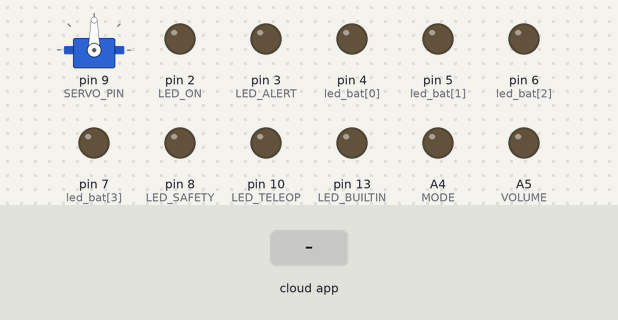
Bench run of a sketch on a simulated Arduino Uno, built with avr-gcc and run on an emulated ATmega328P. Parts: servo, output pins drawn as LEDs (lit = HIGH). The test bench sets the inputs (shaded band). The ROS host is connected and sends only what is stated.

Above: at 1.2 s.
1.3 s: the phone or cloud app sets servo to 0
At 3.2 s:
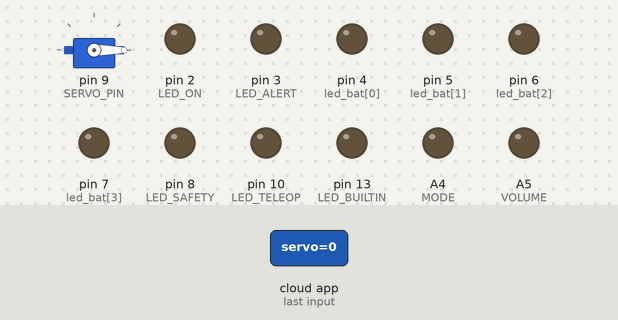
3.6 s: the phone or cloud app sets on to 1
At 4.3 s:
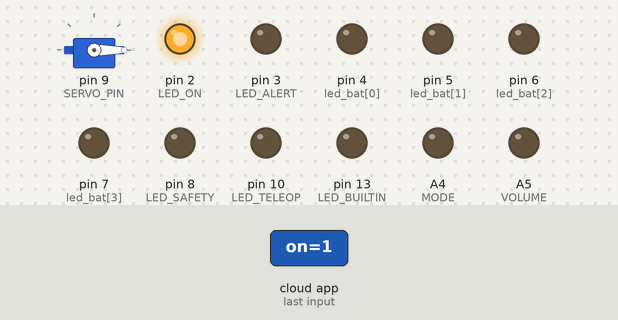
5.1 s: the phone or cloud app sets servo to 180
At 7.0 s:
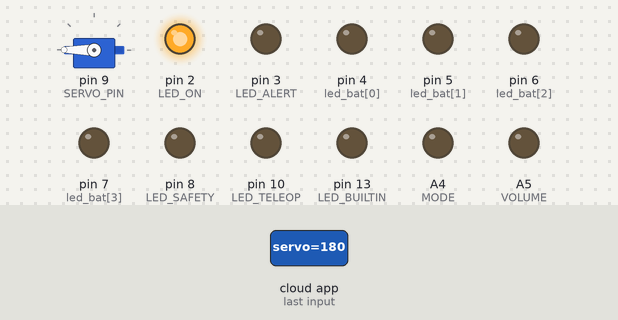
8.1 s: the phone or cloud app sets on to 0
At 8.9 s:
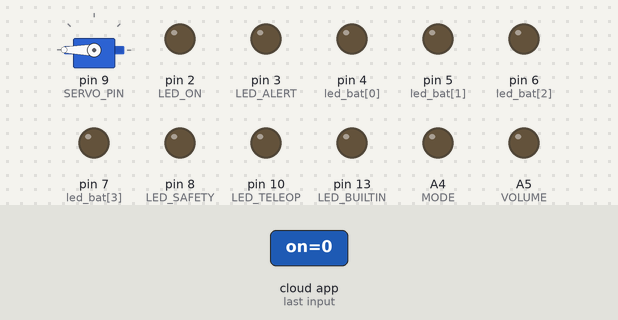
9.6 s: the phone or cloud app sets servo to 0
At 9.76 s:
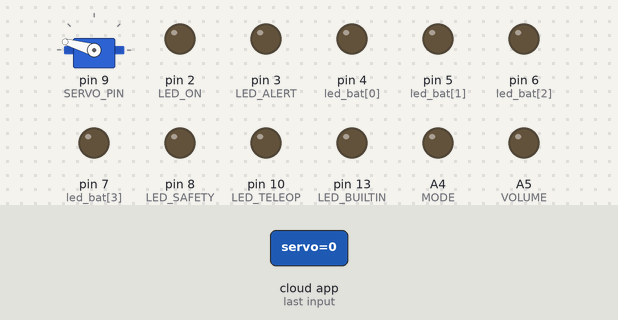
Timing chart, 0 to 12.7 s (numbered marks = the images above; inputs shaded):
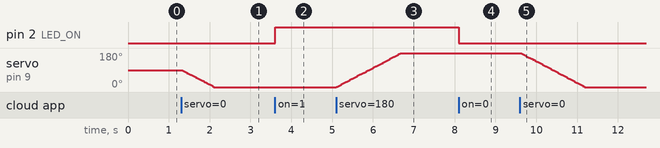

Measured:
- after the input at 1.3 s, servo on pin 9 (SERVO_PIN): moves from 90° to 0° over 0.80 s, starting at once
- after the input at 3.6 s, pin 2 (LED_ON): LOW → HIGH at once
- after the input at 5.1 s, servo on pin 9 (SERVO_PIN): moves from 0° to 180° over 1.6 s, starting at once
- after the input at 8.1 s, pin 2 (LED_ON): HIGH → LOW at once
- after the input at 9.6 s, servo on pin 9 (SERVO_PIN): moves from 180° to 0° over 1.6 s, starting at once

The sketch:

ServoLeds.ino
```cpp
/*
   rosserial Servo Control Example

   This sketch demonstrates the control of hobby R/C servos
   using ROS and the arduiono

   For the full tutorial write up, visit
   www.ros.org/wiki/rosserial_arduino_demos

   For more information on the Arduino Servo Library
   Checkout :
   http://www.arduino.cc/en/Reference/Servo
*/

#if (ARDUINO >= 100)
#include <Arduino.h>
#else
#include <WProgram.h>
#endif

#include <Servo.h>
#include <ros.h>
#include <std_msgs/Int16.h>
#include <std_msgs/UInt8.h>
#include <std_msgs/Bool.h>

// LEDS
#define LED_ON    2
#define LED_ALERT 3
int led_bat[4] = {4, 5, 6, 7};
#define LED_SAFETY 8
#define LED_TELEOP 10
//SERVO
#define SERVO_PIN 9
// SPEAKER
#define MODE A4
#define VOLUME A5
int oldpos = 90;
int pos = 90;
int newpos = 90;
unsigned long previousMillis = 0;
const long interval = 8;//delay for servo 'step'
ros::NodeHandle  nh;


Servo servo;

void servo_cb( const std_msgs::Int16 & cmd_msg) {
  newpos = cmd_msg.data;


  //servo.write(cmd_msg.data); //set servo angle, should be from 0-180
  //digitalWrite(13, HIGH - digitalRead(13)); //toggle led

}

void led_on_cb( const std_msgs::Bool & cmd_msg) {
  digitalWrite(LED_ON, cmd_msg.data); //set led
}
void led_alert_cb( const std_msgs::Bool & cmd_msg) {
  digitalWrite(LED_ALERT, cmd_msg.data); //set led
}
void led_safety_cb( const std_msgs::Bool & cmd_msg) {
  digitalWrite(LED_SAFETY, cmd_msg.data); //set led
}
void led_teleop_cb( const std_msgs::Bool & cmd_msg) {
  digitalWrite(LED_TELEOP, cmd_msg.data); //set led
}
void mode_cb( const std_msgs::Bool & cmd_msg) {
  digitalWrite(MODE, cmd_msg.data); //set led
}
void volume_cb( const std_msgs::Bool & cmd_msg) {
  digitalWrite(VOLUME, cmd_msg.data); //set led
}
void bat_per_cb( const std_msgs::UInt8 & cmd_msg) {
  float index = (float)cmd_msg.data / 25.0;
  int bi = round(index); // [0,4]
  for (int i = 0; i<bi; i++){
    digitalWrite(led_bat[i], HIGH);
  }
  for (int i = bi; i<4; i++){
    digitalWrite(led_bat[i], LOW);
  }
}

ros::Subscriber<std_msgs::Int16> sub("servo", servo_cb);
ros::Subscriber<std_msgs::Bool> sub_lo("led/on", led_on_cb);
ros::Subscriber<std_msgs::Bool> sub_le("led/alert", led_alert_cb);
ros::Subscriber<std_msgs::Bool> sub_ls("led/safety", led_safety_cb);
ros::Subscriber<std_msgs::Bool> sub_lt("led/teleop", led_teleop_cb);
ros::Subscriber<std_msgs::Bool> sub_mode("speaker", mode_cb);
ros::Subscriber<std_msgs::Bool> sub_vol("volume", volume_cb);
ros::Subscriber<std_msgs::UInt8> sub_batt("batt_per", bat_per_cb);

void setup() {
  //set LEDS
  pinMode(LED_BUILTIN, OUTPUT);
  pinMode(LED_ON, OUTPUT);
  pinMode(LED_ALERT, OUTPUT);
  pinMode(LED_SAFETY, OUTPUT);
  pinMode(LED_TELEOP, OUTPUT);
  pinMode(MODE, OUTPUT);
  pinMode(VOLUME, OUTPUT);
  for (int i = 0; i<4; i++){
    pinMode(led_bat[i], OUTPUT);
  }
  Serial.begin(115200);// set baud
  nh.getHardware()->setBaud(115200);

  nh.initNode();
  nh.subscribe(sub);
  nh.subscribe(sub_lo);
  nh.subscribe(sub_le);
  nh.subscribe(sub_ls);
  nh.subscribe(sub_lt);
  nh.subscribe(sub_mode);
  nh.subscribe(sub_vol);
  nh.subscribe(sub_batt);

  servo.attach(SERVO_PIN); //attach it to pin 9


  servo.write(90); //default position
}

void loop() {
  nh.spinOnce();
   unsigned long currentMillis = millis();
     if (currentMillis - previousMillis >= interval) {

         previousMillis = currentMillis;
  if (pos < newpos) {
    pos += 1;
    if (pos > 180) {
      pos == 180;
    }
    servo.write(pos);
  }

  if (pos > newpos) {
    pos -= 1;
    if (pos < 0) {
      pos == 0;
    }
    servo.write(pos);
  }

     }
     //delay(1);
}
```
